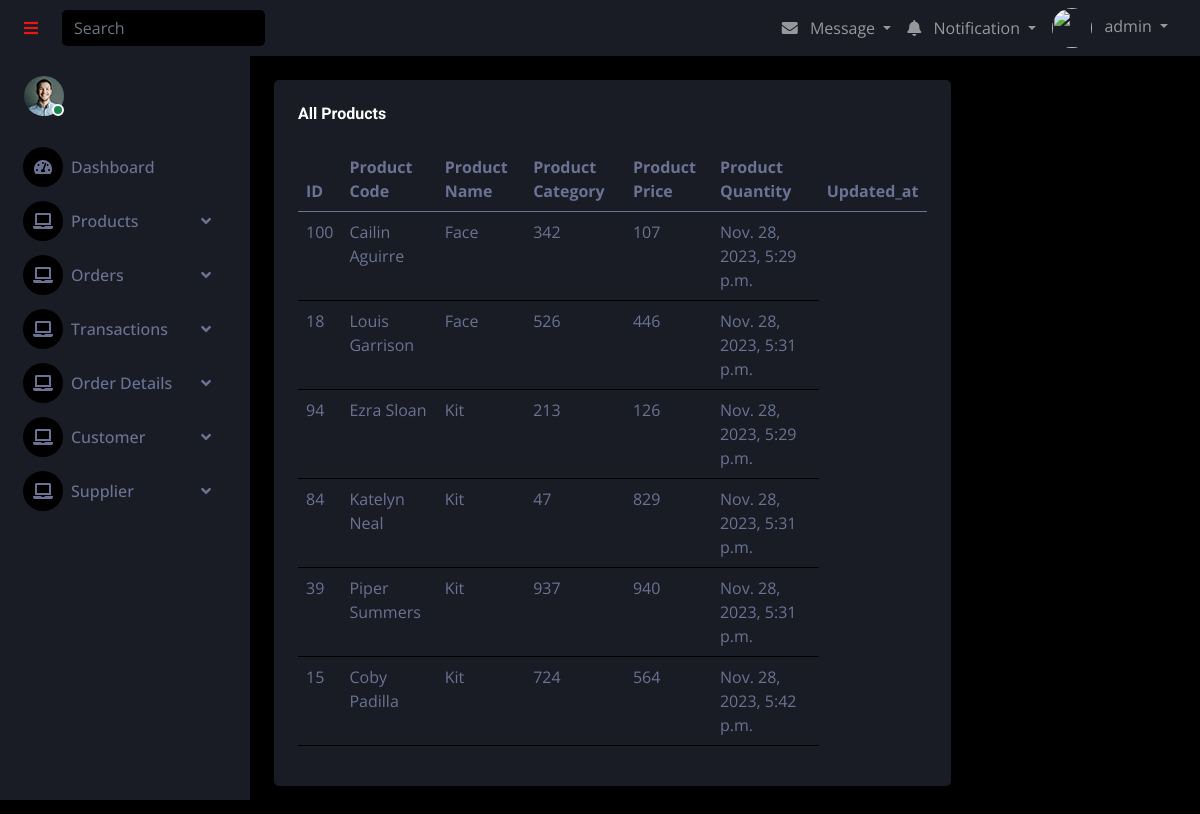
Screenshot of /products/ (signed in) with the database file from the repository.
### inventory_app/models.py (models this page shows, shortened)
class Product(models.Model):
    productCode = models.IntegerField()
    productName = models.CharField(max_length=50)
    productDescription = models.CharField(max_length=1000)
    productCategory = models.CharField(max_length=50, choices=Category, default="Eyes")
    productPrice = models.DecimalField(max_digits=5, decimal_places=0)
    productQuantity = models.PositiveIntegerField()
    created_at = models.DateTimeField(auto_now_add=True, null=True)  # Once during creation
    updated_at = models.DateTimeField(auto_now=True, null=True)  # Every time an update happens
    class Meta:
        verbose_name = 'Product'
        verbose_name_plural = 'Products'
        ordering = ["productCategory"]

### inventory_app/views.py (the view)
# urls.py: path('products/', views.view_products, name='view_products'),
@login_required
def view_products(request):
    products = Product.objects.all()
    paginator = Paginator(products, 20)
    page_number = request.GET.get("page")
    data = paginator.get_page(page_number)
    return render(request, "view_products.html", {"products": data})

### templates/view_products.html (shortened to what this page needs)
{% extends "layout/master.html" %}
{% load humanize %}
{% block content %}
    <div class="container-fluid position-relative d-flex p-0">
     <div class="content">
      <div class="container-fluid pt-4 px-4">
     <div class="col-sm-12 col-xl-9">
                        <div class="bg-secondary rounded h-100 p-4">
                            <h6 class="mb-4">All Products</h6>
                            <table class="table table-hover">
                                <thead>
                                    <tr>
                                        <th scope="col">ID</th>
                                        <th scope="col">Product Code</th>
                                        <th scope="col">Product Name</th>
                                        <th scope="col">Product Category</th>
                                        <th scope="col">Product Price</th>
                                        <th scope="col">Product Quantity</th>
                                        <th scope="col">Updated_at</th>
                                    </tr>
                                </thead>
                                <tbody>
                                {% for product in products %}
                                    <tr>
                                        <td>{{ product.productCode }}</td>
                                        <td>{{ product.productName }}</td>
                                        <td>{{ product.productCategory }}</td>
                                        <td>{{ product.productPrice }}</td>
                                        <td>{{ product.productQuantity }}</td>
                                        <td>{{ product.updated_at }}</td>
                                    </tr>
                                {% endfor %}
                                </tbody>
                            </table>
                        </div>
                    </div>
      </div>
     </div>
    </div>
{% endblock %}

### templates/partials/header.html (shortened to what this page needs)
{% load static %}
        <div class="sidebar pe-4 pb-3">
            <nav class="navbar bg-secondary navbar-dark">
                <a href="{% url 'home' %}" class="navbar-brand mx-4 mb-3">
                    <h3 class="text-primary">Bonita IMS</h3>
                </a>
                <div class="d-flex align-items-center ms-4 mb-4">
                    <div class="position-relative">
                        <img class="rounded-circle" src="{% static 'app/img/user.jpg' %}" alt=""
                             style="width: 40px;
                        height:
                        40px;">
                        <div class="bg-success rounded-circle border border-2 border-white position-absolute end-0 bottom-0 p-1"></div>
                    </div>
                </div>
                <div class="navbar-nav w-100">
                    <a href="{% url 'home' %}" class="nav-item nav-link"><i class="fa
                    fa-tachometer-alt me-2"></i>Dashboard</a>
                     <div class="nav-item dropdown">
                        <a href="#" class="nav-link dropdown-toggle" data-bs-toggle="dropdown"><i
                                class="fa fa-laptop me-2"></i>Products</a>
                    </div>
                     <div class="nav-item dropdown">
                        <a href="#" class="nav-link dropdown-toggle" data-bs-toggle="dropdown"><i
                                class="fa fa-laptop me-2"></i>Orders</a>
                    </div>
                     <div class="nav-item dropdown">
                        <a href="#" class="nav-link dropdown-toggle" data-bs-toggle="dropdown"><i
                                class="fa fa-laptop me-2"></i>Transactions</a>
                    </div>
                      <div class="nav-item dropdown">
                        <a href="#" class="nav-link dropdown-toggle" data-bs-toggle="dropdown"><i
                                class="fa fa-laptop me-2"></i>Order Details</a>
                    </div>
                     <div class="nav-item dropdown">
                        <a href="#" class="nav-link dropdown-toggle" data-bs-toggle="dropdown"><i
                                class="fa fa-laptop me-2"></i>Customer</a>
                    </div>
                      <div class="nav-item dropdown">
                        <a href="#" class="nav-link dropdown-toggle" data-bs-toggle="dropdown"><i
                                class="fa fa-laptop me-2"></i>Supplier</a>
                    </div>
                </div>
            </nav>
        </div>
            <nav class="navbar navbar-expand bg-secondary navbar-dark sticky-top px-4 py-0">
                <a href="#" class="sidebar-toggler flex-shrink-0">
                    <i class="fa fa-bars"></i>
                </a>
                <form class="d-none d-md-flex ms-4">
                    <input aria-label="search" class="form-control bg-dark border-0" type="search"
                            placeholder="Search">
                </form>
                <div class="navbar-nav align-items-center ms-auto">
                    <div class="nav-item dropdown">
                        <a href="#" class="nav-link dropdown-toggle" data-bs-toggle="dropdown">
                            <i class="fa fa-envelope me-lg-2"></i>
                            <span class="d-none d-lg-inline-flex">Message</span>
                        </a>
                    </div>
                    <div class="nav-item dropdown">
                        <a href="#" class="nav-link dropdown-toggle" data-bs-toggle="dropdown">
                            <i class="fa fa-bell me-lg-2"></i>
                            <span class="d-none d-lg-inline-flex">Notification</span>
                        </a>
                    </div>
                    <div class="nav-item dropdown">
                        {% if user.is_authenticated %}
                        <a href="#" class="nav-link dropdown-toggle" data-bs-toggle="dropdown">
                            <img class="rounded-circle me-lg-2" src="{{ user.image }}" alt=""
                                 style="width:
                            40px; height: 40px;">
                            <span class="d-none d-lg-inline-flex">{{ user.username }}</span>
                        </a>
                        {% endif %}
                    </div>
                </div>
            </nav>

### static/app/css/style.css (style rules this page uses)
:root { --primary: #EB1616; --secondary: #191C24; --light: #6C7293; --dark: #000000; }
.sidebar { position: fixed; top: 0; left: 0; bottom: 0; width: 250px; height: 100vh; overflow-y: auto; background: var(--secondary); transition: 0.5s; z-index: 999; }
.content { margin-left: 250px; min-height: 100vh; background: var(--dark); transition: 0.5s; }
@media (min-width: 992px) { .sidebar { margin-left: 0; } }
@media (min-width: 992px) { .content { width: calc(100% - 250px); } }
.sidebar .navbar .navbar-nav .nav-link { padding: 7px 20px; color: var(--light); font-weight: 500; border-left: 3px solid var(--secondary); border-radius: 0 30px 30px 0; outline: none; }
.sidebar .navbar .navbar-nav .nav-link i { width: 40px; height: 40px; display: inline-flex; align-items: center; justify-content: center; background: var(--dark); border-radius: 40px; }
.sidebar .navbar .dropdown-toggle::after { position: absolute; top: 15px; right: 15px; border: none; content: "\f107"; font-family: "Font Awesome 5 Free"; font-weight: 900; transition: .5s; }

### rows the page displays
Product: productCode "100", productName "Cailin Aguirre", productCategory "Face", productPrice "342", productQuantity "107", updated_at "Nov. 28, 2023, 5:29 p.m."
Product: productCode "18", productName "Louis Garrison", productCategory "Face", productPrice "526", productQuantity "446", updated_at "Nov. 28, 2023, 5:31 p.m."
Product: productCode "94", productName "Ezra Sloan", productCategory "Kit", productPrice "213", productQuantity "126", updated_at "Nov. 28, 2023, 5:29 p.m."
Product: productCode "84", productName "Katelyn Neal", productCategory "Kit", productPrice "47", productQuantity "829", updated_at "Nov. 28, 2023, 5:31 p.m."
Product: productCode "39", productName "Piper Summers", productCategory "Kit", productPrice "937", productQuantity "940", updated_at "Nov. 28, 2023, 5:31 p.m."
Product: productCode "15", productName "Coby Padilla", productCategory "Kit", productPrice "724", productQuantity "564", updated_at "Nov. 28, 2023, 5:42 p.m."

### other values shown
{{ user.username }} "admin"
